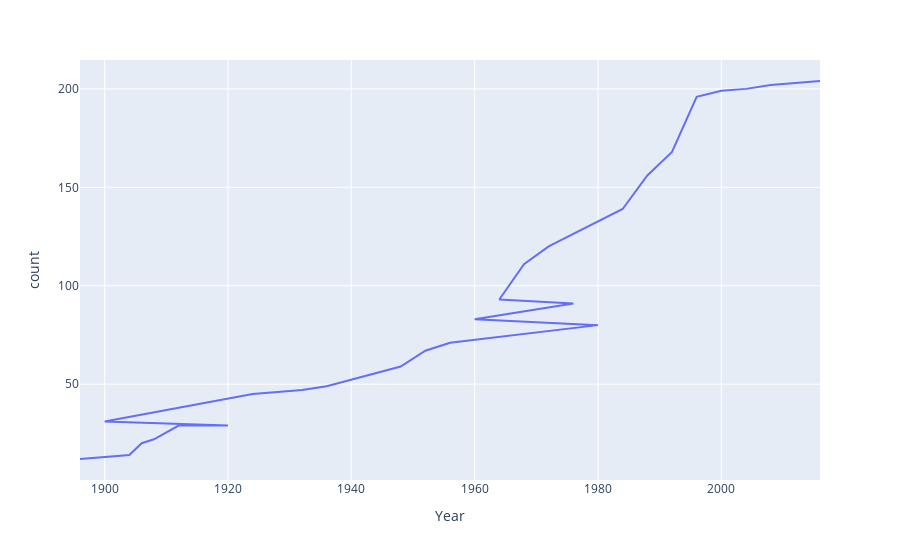

The cell this chart's notebook holds for it:
### Code cell
nation_over_time = df.drop_duplicates(['Year','region'])['Year'].value_counts().sort_values()
nation_over_time = nation_over_time.reset_index()
nation_over_time
fig = px.line(nation_over_time ,x='Year',y='count')
fig.show()

### Figure 1 — Plotly figure (JSON) as saved in the notebook; plotly's stock layout.template omitted (floating-point values rounded to 4 significant figures)
{"data": [{"hovertemplate": "Year=%{x}<br>count=%{y}<extra></extra>", "legendgroup": "", "line": {"color": "#636efa", "dash": "solid"}, "marker": {"symbol": "circle"}, "mode": "lines", "name": "", "orientation": "v", "showlegend": false, "type": "scatter", "x": [1896, 1904, 1906, 1908, 1912, 1920, 1900, 1924, 1928, 1932, 1936, 1948, 1952, 1956, 1980, 1960, 1976, 1964, 1968, 1972, 1984, 1988, 1992, 1996, 2000, 2004, 2008, 2012, 2016], "xaxis": "x", "y": [12, 14, 20, 22, 29, 29, 31, 45, 46, 47, 49, 59, 67, 71, 80, 83, 91, 93, 111, 120, 139, 156, 168, 196, 199, 200, 202, 203, 204], "yaxis": "y"}], "layout": {"legend": {"tracegroupgap": 0}, "margin": {"t": 60}, "xaxis": {"anchor": "y", "domain": [0, 1], "title": {"text": "Year"}}, "yaxis": {"anchor": "x", "domain": [0, 1], "title": {"text": "count"}}}}
